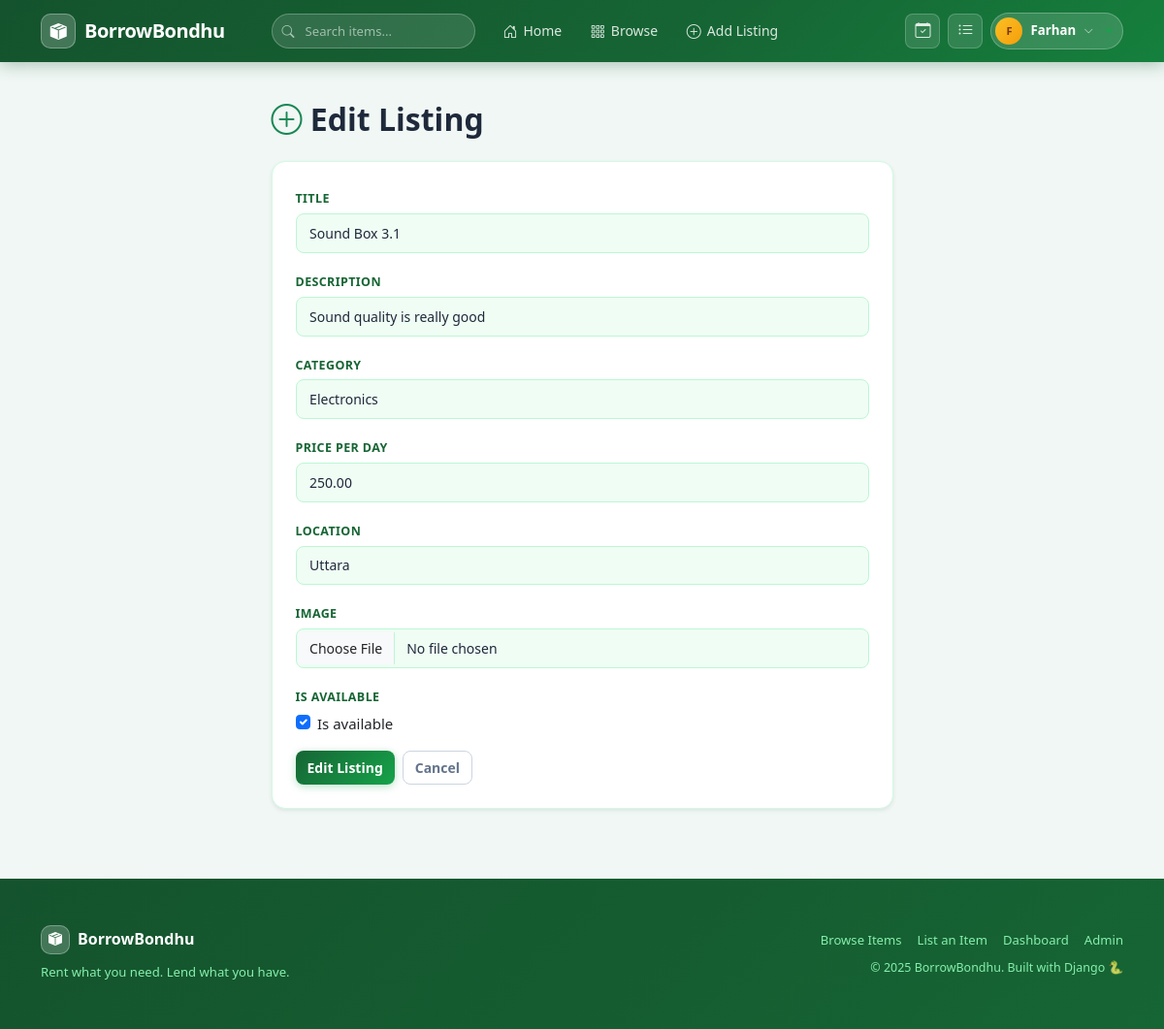
The app's page /listings/2/edit/ (signed in) with its own data.
### listings/models.py (models this page shows, shortened)
class Listing(models.Model):
    CATEGORY_CHOICES = [
        ('cameras', 'Cameras & Photography'),
        ('electronics', 'Electronics'),
        ('tools', 'Tools & Equipment'),
        ('events', 'Event Equipment'),
        ('sports', 'Sports & Outdoors'),
        ('other', 'Other'),
    ]
    owner = models.ForeignKey(User, on_delete=models.CASCADE, related_name='listings')
    title = models.CharField(max_length=200)
    description = models.TextField()
    category = models.CharField(max_length=50, choices=CATEGORY_CHOICES)
    price_per_day = models.DecimalField(max_digits=10, decimal_places=2)
    location = models.CharField(max_length=200)
    image = models.ImageField(upload_to='listings/', blank=True, null=True)
    is_available = models.BooleanField(default=True)
    approved = models.BooleanField(default=False)
    created_at = models.DateTimeField(auto_now_add=True)

### listings/views.py (the view)
# urls.py: path('<int:pk>/edit/', views.listing_edit, name='listing_edit'),
@login_required
def listing_edit(request, pk):
    listing = get_object_or_404(Listing, pk=pk, owner=request.user)
    if request.method == 'POST':
        form = ListingForm(request.POST, request.FILES, instance=listing)
        if form.is_valid():
            listing = form.save(commit=False)
            listing.approved = False
            listing.save()
            messages.success(request, 'Listing updated! Pending re-approval.')
            return redirect('my_listings')
    else:
        form = ListingForm(instance=listing)
    return render(request, 'listings/listing_form.html', {'form': form, 'action': 'Edit'})

### listings/forms.py
class ListingForm(forms.ModelForm):
    class Meta:
        model = Listing
        fields = ['title', 'description', 'category', 'price_per_day', 'location', 'image', 'is_available']
        widgets = {
            'description': forms.Textarea(attrs={'rows': 4}),
        }

### templates/listings/listing_form.html (shortened to what this page needs)
{% extends 'base.html' %}
{% block content %}
<div class="container py-4">
  <div class="row justify-content-center">
    <div class="col-md-7">
      <h2 class="fw-bold mb-4"><i class="bi bi-plus-circle text-success"></i> {{ action }} Listing</h2>
      <div class="card p-4 shadow-sm">
        <form method="post" enctype="multipart/form-data">
          {% for field in form %}
          <div class="mb-3">
            <label class="form-label fw-semibold">{{ field.label }}</label>
            {% if field.field.widget.input_type == 'select' %}
            <select name="{{ field.html_name }}" class="form-select {% if field.errors %}is-invalid{% endif %}">
              {% for val, label in field.field.choices %}
              <option value="{{ val }}" {% if field.value == val %}selected{% endif %}>{{ label }}</option>
              {% endfor %}
            </select>
            {% elif field.field.widget.input_type == 'checkbox' %}
            <div class="form-check">
              <input type="checkbox" name="{{ field.html_name }}" class="form-check-input" {% if field.value %}checked{% endif %}>
              <label class="form-check-label">{{ field.label }}</label>
            </div>
            {% elif field.field.widget.input_type == 'textarea' %}
            <textarea name="{{ field.html_name }}" class="form-control {% if field.errors %}is-invalid{% endif %}" rows="4">{{ field.value|default:'' }}</textarea>
            {% else %}
            <input type="{{ field.field.widget.input_type }}" name="{{ field.html_name }}"
              class="form-control {% if field.errors %}is-invalid{% endif %}"
              value="{{ field.value|default:'' }}">
            {% endif %}
          </div>
          {% endfor %}
          <div class="d-flex gap-2 mt-3">
            <button type="submit" class="btn btn-success">{{ action }} Listing</button>
            <a href="{% url 'my_listings' %}" class="btn btn-outline-secondary">Cancel</a>
          </div>
        </form>
      </div>
    </div>
  </div>
</div>
{% endblock %}

### templates/base.html (shortened to what this page needs)
<!DOCTYPE html>
<html lang="en">
<head>
  <link href="https://cdn.jsdelivr.net/npm/bootstrap@5.3.0/dist/css/bootstrap.min.css" rel="stylesheet">
  <link href="https://cdn.jsdelivr.net/npm/bootstrap-icons@1.11.0/font/bootstrap-icons.css" rel="stylesheet">
</head>
<body>
<nav class="navbar navbar-expand-lg">
  <div class="container" style="gap:16px;">
    <a class="navbar-brand" href="{% url 'home' %}">
      <div class="brand-icon"><i class="bi bi-box-seam-fill"></i></div>
      BorrowBondhu
    </a>
    <div class="collapse navbar-collapse" id="navbarNav">
      <form class="navbar-search mx-3" method="get" action="{% url 'listing_list' %}">
        <i class="bi bi-search search-icon"></i>
        <input type="text" name="q" placeholder="Search items..." autocomplete="off">
      </form>
      <ul class="navbar-nav me-auto align-items-lg-center gap-1">
        <li class="nav-item">
          <a class="nav-link" href="{% url 'home' %}"><i class="bi bi-house-door"></i> Home</a>
        </li>
        <li class="nav-item">
          <a class="nav-link" href="{% url 'listing_list' %}"><i class="bi bi-grid-3x3-gap"></i> Browse</a>
        </li>
        {% if user.is_authenticated %}
        <li class="nav-item">
          <a class="nav-link" href="{% url 'listing_create' %}"><i class="bi bi-plus-circle"></i> Add Listing</a>
        </li>
        {% endif %}
      </ul>
      <ul class="navbar-nav align-items-lg-center gap-2">
        {% if user.is_authenticated %}
        <li class="nav-item">
          <a href="{% url 'my_bookings' %}" class="nav-icon-btn" title="My Bookings">
            <i class="bi bi-calendar-check"></i>
          </a>
        </li>
        <li class="nav-item">
          <a href="{% url 'my_listings' %}" class="nav-icon-btn" title="My Listings">
            <i class="bi bi-list-ul"></i>
          </a>
        </li>
        <li class="nav-item dropdown">
          <a href="#" class="user-avatar-btn dropdown-toggle" data-bs-toggle="dropdown">
            <div class="user-avatar">
              {% if user.first_name %}{{ user.first_name|first|upper }}{% else %}{{ user.username|first|upper }}{% endif %}
            </div>
            <span class="user-avatar-name">{{ user.first_name|default:user.username }}</span>
            <i class="bi bi-chevron-down" style="font-size:10px;color:rgba(255,255,255,0.7);"></i>
          </a>
        </li>
        {% endif %}
      </ul>
    </div>
  </div>
</nav>
{% block content %}{% endblock %}
<footer class="mt-5 py-5">
  <div class="container">
    <div class="row align-items-center">
      <div class="col-md-6 mb-3 mb-md-0">
        <div class="d-flex align-items-center gap-2 mb-2">
          <div class="brand-icon" style="width:30px;height:30px;font-size:14px;">
            <i class="bi bi-box-seam-fill"></i>
          </div>
          <strong style="color:white;font-size:1rem;">BorrowBondhu</strong>
        </div>
        <p class="mb-0" style="font-size:0.82rem;">Rent what you need. Lend what you have.</p>
      </div>
      <div class="col-md-6 text-md-end">
        <div class="d-flex gap-3 justify-content-md-end mb-2" style="font-size:0.82rem;">
          <a href="{% url 'listing_list' %}">Browse Items</a>
          <a href="{% url 'listing_create' %}">List an Item</a>
          {% if user.is_authenticated %}
          <a href="{% url 'dashboard' %}">Dashboard</a>
          {% endif %}
          <a href="/admin/">Admin</a>
        </div>
        <p class="mb-0" style="font-size:0.78rem;">&copy; 2025 BorrowBondhu. Built with Django 🐍</p>
      </div>
    </div>
  </div>
</footer>
</body>
</html>

### templates/base.html (style rules this page uses)
body { background: #f0f7f4; color: #1e293b; font-family: 'Segoe UI', system-ui, -apple-system, sans-serif; font-size: 15px; line-height: 1.6; }
a { color: #16a34a; text-decoration: none; }
.navbar { background: linear-gradient(135deg, #14532d 0%, #166534 60%, #15803d 100%); border-bottom: none; padding: 0; min-height: 64px; position: sticky; top: 0; z-index: 1000; box-shadow: 0 2px 16px rgba(20,83,45,.35); }
.navbar-brand { font-weight: 800; font-size: 1.25rem; color: white !important; letter-spacing: -0.5px; display: flex; align-items: center; gap: 9px; padding: 0; }
.brand-icon { width: 36px; height: 36px; background: rgba(255,255,255,0.2); border: 1.5px solid rgba(255,255,255,0.3); border-radius: 10px; display: flex; align-items: center; justify-content: center; color: white; font-size: 17px; }
.nav-link { font-size: 0.875rem; font-weight: 500; color: rgba(255,255,255,0.85) !important; padding: 0.45rem 0.8rem !important; border-radius: 8px; transition: background 0.15s, color 0.15s; display: flex; align-items: center; gap: 6px; }
.nav-link i { font-size: 15px; }
.navbar-search { position: relative; width: 210px; }
.navbar-search input { border: 1.5px solid rgba(255,255,255,0.25); border-radius: 50px; padding: 7px 16px 7px 34px; font-size: 0.82rem; background: rgba(255,255,255,0.12); color: white; width: 100%; outline: none; transition: border-color 0.15s, background 0.15s; }
.navbar-search input::placeholder { color: rgba(255,255,255,0.55); }
.navbar-search .search-icon { position: absolute; left: 11px; top: 50%; transform: translateY(-50%); color: rgba(255,255,255,0.6); font-size: 13px; pointer-events: none; }
.nav-icon-btn { width: 36px; height: 36px; border-radius: 8px; background: rgba(255,255,255,0.12); border: 1.5px solid rgba(255,255,255,0.2); display: flex; align-items: center; justify-content: center; color: rgba(255,255,255,0.85); font-size: 16px; text-decoration: none; transition: all 0.15s; }
.user-avatar-btn { display: flex; align-items: center; gap: 8px; background: rgba(255,255,255,0.15); border: 1.5px solid rgba(255,255,255,0.25); border-radius: 50px; padding: 4px 10px 4px 4px; cursor: pointer; transition: all 0.15s; text-decoration: none; }
.user-avatar { width: 28px; height: 28px; border-radius: 50%; background: linear-gradient(135deg, #fbbf24, #f59e0b); display: flex; align-items: center; justify-content: center; color: #78350f; font-weight: 800; font-size: 11px; flex-shrink: 0; }
.user-avatar-name { font-size: 0.83rem; font-weight: 600; color: white; max-width: 90px; overflow: hidden; text-overflow: ellipsis; white-space: nowrap; }
.card { border: 1.5px solid #d1fae5; border-radius: 14px; box-shadow: 0 2px 8px rgba(20,83,45,.06); background: #fff; transition: transform 0.2s ease, box-shadow 0.2s ease; }
.btn { font-weight: 600; border-radius: 8px; font-size: 0.875rem; transition: all 0.15s; }
.btn-success, .btn-primary { background: linear-gradient(135deg, #166534, #16a34a); border: none; box-shadow: 0 2px 8px rgba(22,163,74,.3); }
.btn-outline-secondary { border: 1.5px solid #cbd5e1; color: #64748b; }
.form-control, .form-select { border: 1.5px solid #bbf7d4; border-radius: 8px; font-size: 0.875rem; color: #1e293b; padding: 0.55rem 0.85rem; background: #f0fdf4; transition: border-color 0.15s, box-shadow 0.15s, background 0.15s; }
.form-label { font-size: 0.78rem; font-weight: 700; color: #166534; margin-bottom: 5px; text-transform: uppercase; letter-spacing: 0.4px; }
footer { background: linear-gradient(135deg, #14532d, #166534); color: #86efac; border-top: none; }
footer strong { color: white; }
footer a { color: #86efac; }

### records on screen
Listing: title "Sound Box 3.1" "Sound quality is really good" "250.00" "Uttara", category "Electronics"

### other values on screen
{{ user.first_name|first|upper }} "F"
{{ user.first_name|default:user.username }} "Farhan"
{{ action }} "Edit"
{{ field.label }} "TITLE" "DESCRIPTION" "CATEGORY" "PRICE PER DAY" "LOCATION" "IMAGE" "IS AVAILABLE"
{{ field.label }} "Is available"
